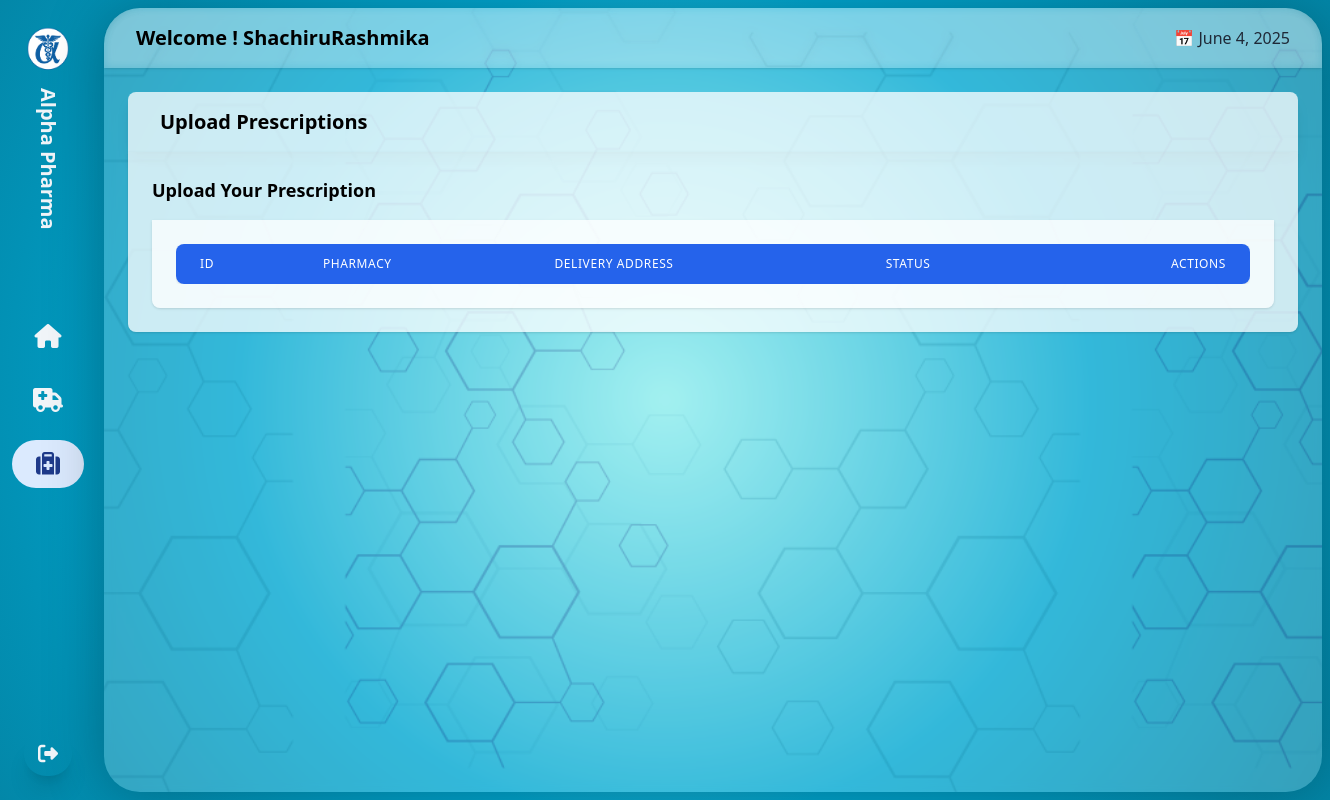
Before: /UI/userQuotes.php (signed in) with the older database file.
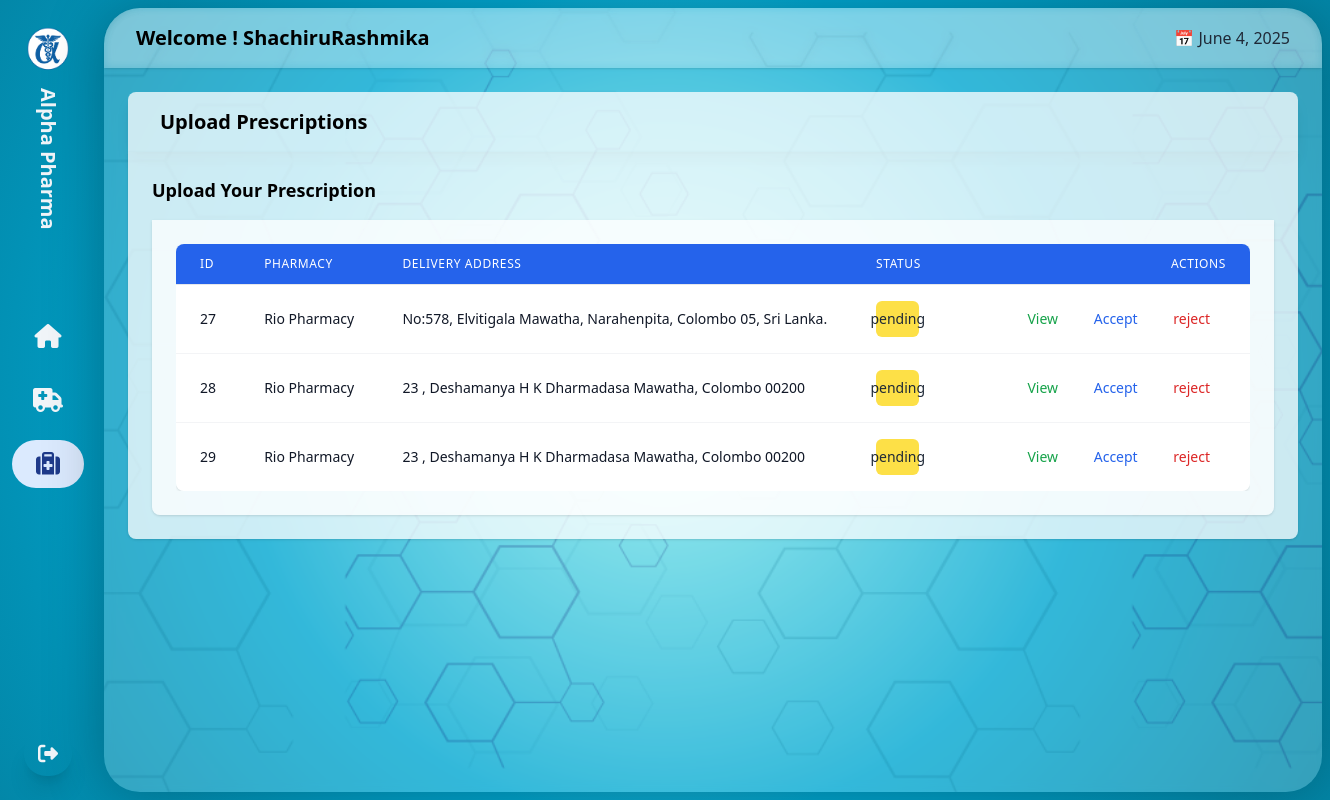
After: the same page with the newer database file.
### tables this page shows
CREATE TABLE quotes (
    quoteID INTEGER PRIMARY KEY AUTOINCREMENT,
    prescriptionID INTEGER NOT NULL,
    pharmacyID INTEGER NOT NULL,
    customerID INTEGER NOT NULL,
  status TEXT CHECK(status IN ('pending', 'accepted', 'rejected'))  DEFAULT 'pending',
    createdAt TIMESTAMP DEFAULT CURRENT_TIMESTAMP,
    total REAL NOT NULL,
    csv TEXT,
    FOREIGN KEY (prescriptionID) REFERENCES prescription(prescriptionID),
    FOREIGN KEY (pharmacyID) REFERENCES users(id),
    FOREIGN KEY (customerID) REFERENCES users(id)
);

CREATE TABLE users (
    id INTEGER PRIMARY KEY AUTOINCREMENT,
    userName TEXT NOT NULL UNIQUE,
    name TEXT NOT NULL,
    password TEXT NOT NULL,
    email TEXT NOT NULL UNIQUE,
    address TEXT NOT NULL,
    contactNumber TEXT ,
    DoB TEXT ,
    userType TEXT CHECK(userType IN ('user', 'admin','pharmacy')) NOT NULL DEFAULT 'user'
   
);

CREATE TABLE prescription (
    prescriptionID INTEGER PRIMARY KEY AUTOINCREMENT,
    customerID INTEGER NOT NULL,
   pharmacyID INTEGER,
    note TEXT,
    deliveryAddress TEXT NOT NULL,
    deliveryTimeSlot TEXT NOT NULL,
    FOREIGN KEY (customerID) REFERENCES users(id),
    FOREIGN KEY (pharmacyID) REFERENCES users(id)
);

### UI/userQuotes.php (the view, shortened to what the changed rows need)
<?php
require_once '../Database/db.php';
$user = [
  'id'=> $_SESSION['user_id'],
    'userName' => $_SESSION['userName'],
];
$stmt = $db->prepare("SELECT * FROM quotes WHERE customerID = $user[id] ");
$result = $stmt->execute();
$quotes = [];
while ($row = $result->fetchArray(SQLITE3_ASSOC)) {
    $quotes[] = $row;
}
if (empty($quotes)) {
    $quotes = [];
}
?>
<!DOCTYPE html>
<html lang="en">
<head>
  <script src="https://cdn.tailwindcss.com"></script>
  <link rel="stylesheet" href="https://cdnjs.cloudflare.com/ajax/libs/font-awesome/6.5.0/css/all.min.css">
  <link rel="stylesheet" href="./styles/user.css">
</head>
<body class="font-sans backGrad overflow-hidden">
<div class="flex h-screen">
    <div class="flex-1 flex flex-col m-2 rounded-[36px]  glass  bg-[url('./Assets/Asset3.png')] bg-contain bg-center">
      <header class="glass shadow p-4 px-8 flex justify-between items-center rounded-t-[36px]">
        <h1 class="text-xl font-semibold ">Welcome ! <?php echo $user['userName']; ?></h1>
      </header>
      <main class="p-6 overflow-y-auto">
         <header class="bg-white bg-opacity-75 shadow-lg p-4 px-8 flex justify-between items-center rounded-t-lg ">
        <h1 class="text-xl font-semibold ">Upload Prescriptions</h1>
      </header>
        <div class="bg-white bg-opacity-75 rounded-b-lg shadow p-6">
          <h2 class="text-lg font-semibold mb-4">Upload Your Prescription</h2>
 <div class="bg-white bg-opacity-75 rounded-b-lg shadow p-6">
        <div class="overflow-x-auto">
  <table class="min-w-full divide-y divide-gray-200 rounded-lg overflow-hidden shadow">
    <thead class="bg-blue-600 text-white">
      <tr>
        <th class="px-6 py-3 text-left text-xs font-medium uppercase tracking-wider">ID</th>
        <th class="px-6 py-3 text-left text-xs font-medium uppercase tracking-wider">Pharmacy</th>
           <th class="px-6 py-3 text-left text-xs font-medium uppercase tracking-wider">Delivery Address</th>
               <th class="px-6 py-3 text-left text-xs font-medium uppercase tracking-wider">Status</th>
        <th class="px-6 py-3 text-right text-xs font-medium uppercase tracking-wider">Actions</th>
      </tr>
    </thead>
    <tbody class="bg-white divide-y divide-gray-100">
        <?php foreach ($quotes as $qoute): ?>
            <tr>
            <td class="px-6 py-4 whitespace-nowrap text-sm text-gray-900"><?php echo $qoute['quoteID']; ?></td>
            <td class="px-6 py-4 whitespace-nowrap text-sm text-gray-900"><?php
            $stmt = $db->prepare("SELECT name FROM users WHERE id =$qoute[pharmacyID]");
            $result = $stmt->execute();
            echo $row = $result->fetchArray(SQLITE3_ASSOC)['name'];
            ?></td>
   <td class="px-6 py-4 whitespace-nowrap text-sm text-gray-900"><?php
            $stmt = $db->prepare("SELECT deliveryAddress FROM prescription WHERE prescriptionID =$qoute[prescriptionID]");
            $result = $stmt->execute();
            echo $row = $result->fetchArray(SQLITE3_ASSOC)['deliveryAddress'];
            ?></td>
           <?php
$status = $qoute['status'];
$bgClass = '';
switch ($status) {
    case 'pending':
        $bgClass = 'bg-yellow-300';
        break;
}
?>
<td class="px-6 py-4 whitespace-nowrap text-sm text-gray-900">
  <span class="text-gray-800 p-2 px-4 rounded-md flex items-center justify-center w-[50%] h-full <?php echo $bgClass; ?>">
    <?php echo $status; ?>
  </span>
</td>
            <td class="px-6 py-4 whitespace-nowrap text-right text-sm font-medium">
                 <a href="../PHP/genPdf.php?id=<?php echo $qoute['quoteID']; ?>" class="text-green-600 hover:text-green-900 mx-4">View</a>
                <a href="../PHP/changeQuoteStatus.php?id=<?php echo $qoute['quoteID']; ?>&status=accepted" class="text-blue-600 hover:text-blue-900  mx-4">Accept</a>
                <a href="../PHP/changeQuoteStatus.php?id=<?php echo $qoute['quoteID']; ?>&status=rejected" class="text-red-600 hover:text-red-900  mx-4">reject</a>
            </td>
            </tr>
        <?php endforeach; ?>
    </tbody>
  </table>
</div>
        </div>
      </main>
    </div>
  </div>
</body>
</html>

Changed rows visible on the page:
added quotes: quoteID "27", pharmacyID.name "Rio Pharmacy", prescriptionID.deliveryAddress "No:578, Elvitigala Mawatha, Narahenpita, Colombo 05, Sri Lanka.", status "pending"
added quotes: quoteID "28", pharmacyID.name "Rio Pharmacy", prescriptionID.deliveryAddress "23 , Deshamanya H K Dharmadasa Mawatha, Colombo 00200", status "pending"
added quotes: quoteID "29", pharmacyID.name "Rio Pharmacy", prescriptionID.deliveryAddress "23 , Deshamanya H K Dharmadasa Mawatha, Colombo 00200", status "pending"
